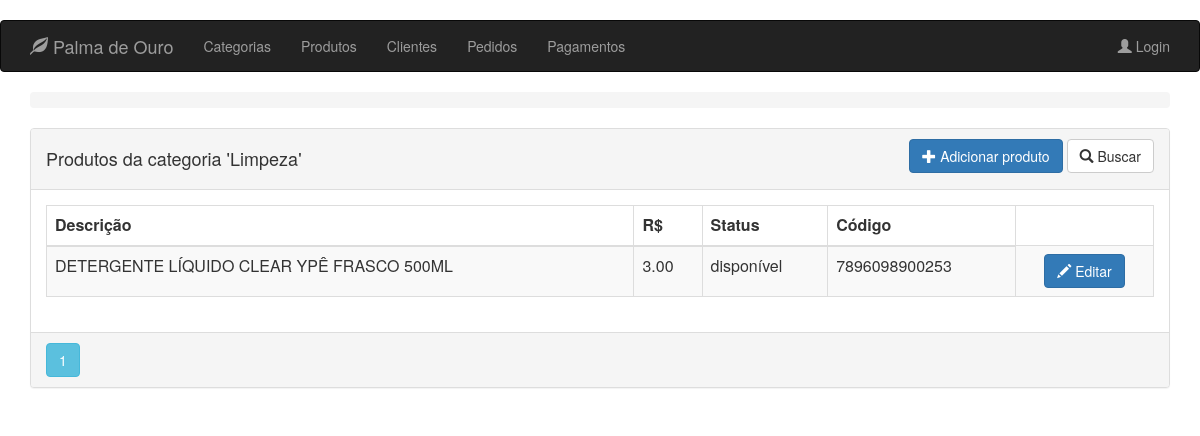
The page /category/1/product on the database as committed earlier.
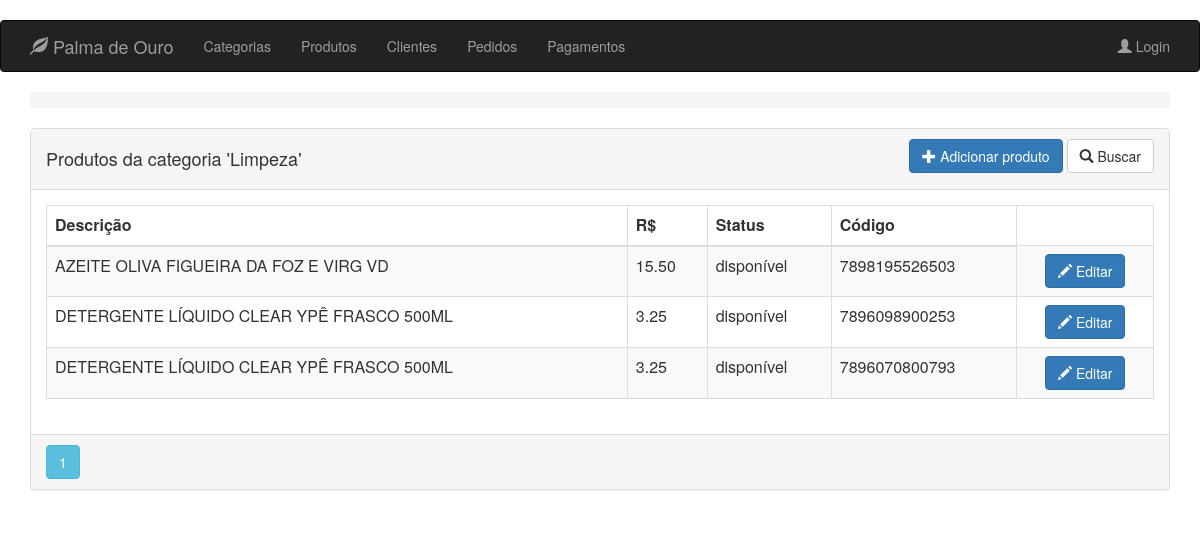
The same page on the database as committed later.
### app/models.py (models this page shows, shortened)
class Product(db.Model):
    __tablename__ = 'products'
    id = db.Column(db.Integer, primary_key=True)
    description = db.Column(db.String(64))
    image_file = db.Column(db.String(32), default='default.jpg')
    unit_cost = db.Column(db.Numeric(6, 2), nullable=False)
    is_available = db.Column(db.Boolean, nullable=False)
    code = db.Column(db.String(13), unique=True, nullable=False)
    category_id = db.Column(db.Integer, ForeignKey('categories.id'), nullable=False)
    category = relationship("Category", backref=backref('products', order_by=description))
    __table_args__ = (CheckConstraint(unit_cost >= 0.00, name='unit_cost_positive'),)

### app/routes/category/routes.py (the view)
@blueprint_category.route('/category/<int:id>/product')
@register_breadcrumb(blueprint_category, '.id', '', dynamic_list_constructor=view_category_dlc)
def products_of(id):
    category = Category.query.get_or_404(id)
    page = request.args.get('page', 1, type=int)
    products = Product.query.filter_by(category=category).order_by(Product.description).paginate(page, per_page=10)
    return render_template('category/productsof.html', category=category, all_products=products)

### app/templates/category/productsof.html
{% extends "base.html" %}
{% block page_content %}
<div class="panel panel-default">
    <div class="panel-heading">
        <div class="row">
            <div class="col col-xs-6">
                <h4>Produtos da categoria '{{ category.title }}'</h4>
            </div>
            <div class="col col-xs-6 text-right">
                <a href="{{ url_for('blueprint_category.new_product',id=category.id) }}"
                   class="btn btn-primary">
                    <span class="glyphicon glyphicon-plus"></span>
                    Adicionar produto
                </a>
                <a href="{{ url_for('blueprint_product.search_product') }}"
                   class="btn btn-default">
                    <span class="glyphicon glyphicon-search"></span>
                    Buscar
                </a>
            </div>
            <div class="btn-group col-md-4 text-right">
            </div>
        </div>
    </div>
    <div class="panel-body">
        <table class="table table-striped table-responsive table-bordered">
            <thead>
                <tr>
                    <th>Descrição</th>
                    <th>R$</th>
                    <th>Status</th>
                    <th>Código</th>
                </tr>
            </thead>
            <tbody>
                {% for product in all_products.items %}
                <tr>
                    <td>{{ product.description }}</td>
                    <td>{{ product.unit_cost }}</td>
                    {% if product.is_available %}
                    <td>disponível</td>
                    {% else %}
                    <td>indisponível</td>
                    {% endif %}
                    <td>{{ product.code }}</td>
                    <td align="center">
                        <a href="{{ url_for('blueprint_product.update_product',id=product.id) }}"
                           class="btn btn-primary">
                            <i class="glyphicon glyphicon-pencil"></i> Editar
                        </a>
                    </td>
                </tr>
                {% endfor %}
            </tbody>
        </table>
    </div>
    <div class="panel-footer p-0">
        {% for page_number in all_products.iter_pages(left_edge=1,right_edge=1,left_current=1,right_current=2) %}
        {% if page_number %}
        {% if all_products.page == page_number %}
        <a class="btn btn-info mb-4"
           href="{{ url_for('blueprint_product.get_products',page=page_number) }}">{{ page_number }}</a>
        {% else %}
        <a class="btn btn-outline-info mb-4"
           href="{{ url_for('blueprint_product.get_products',page=page_number) }}">{{ page_number }}</a>
        {% endif %}
        {% else %}
        ...
        {% endif %}
        {% endfor %}
    </div>
</div>
{% endblock %}

Rows that differ between the two databases and show on the page:
added Product: description "AZEITE OLIVA FIGUEIRA DA FOZ E VIRG VD", unit_cost "15.50", is_available "disponível", code "7898195526503"
changed Product (number 2 of 3 on the later page): unit_cost "3.00" → "3.25"
added Product: description "DETERGENTE LÍQUIDO CLEAR YPÊ FRASCO 500ML", unit_cost "3.25", is_available "disponível", code "7896070800793"
